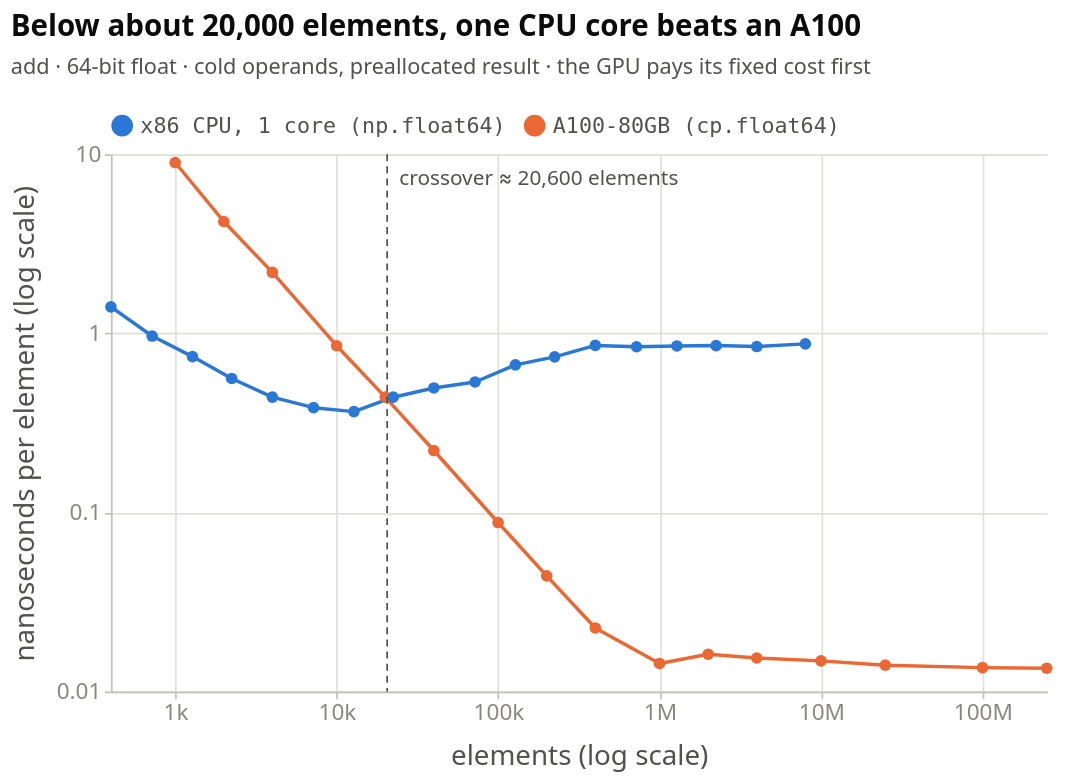

The cell this chart's notebook holds for it:
### Markdown cell above
From 1,000 to 400,000 elements, a 400× range, a CuPy `add` costs
**8.4 µs to 9.3 µs per call**, the same for all three precisions. Across
that whole range the chart is measuring the call, not the GPU.

### Code cell
style.show(figures.cpu_vs_gpu(d))

### Figure 1 — Vega-Lite specification as saved in the notebook (floating-point values rounded to 4 significant figures)
{"config": {"background": "transparent", "font": "Cochineal, system-ui, -apple-system, \"Segoe UI\", sans-serif", "padding": {"left": 6, "right": 18, "top": 6, "bottom": 6}, "view": {"stroke": null, "continuousWidth": 620, "continuousHeight": 300}, "axis": {"labelFont": "Cochineal, system-ui, -apple-system, \"Segoe UI\", sans-serif", "titleFont": "Cochineal, system-ui, -apple-system, \"Segoe UI\", sans-serif", "labelColor": "#898781", "titleColor": "#52514e", "labelFontSize": 12.5, "titleFontSize": 12.5, "titleFontWeight": 500, "titlePadding": 10, "domainColor": "#c3c2b7", "domainWidth": 1, "tickColor": "#c3c2b7", "tickSize": 4, "gridColor": "#e1e0d9", "gridWidth": 1, "gridDash": []}, "legend": {"labelFont": "Cochineal, system-ui, -apple-system, \"Segoe UI\", sans-serif", "titleFont": "Cochineal, system-ui, -apple-system, \"Segoe UI\", sans-serif", "labelColor": "#52514e", "titleColor": "#52514e", "labelFontSize": 12.5, "titleFontSize": 12.5, "titleFontWeight": 500, "symbolType": "circle", "symbolSize": 110, "orient": "top", "direction": "horizontal", "offset": 10, "titlePadding": 10, "labelLimit": 360}, "title": {"font": "Cochineal, system-ui, -apple-system, \"Segoe UI\", sans-serif", "color": "#0b0b0b", "fontSize": 17, "fontWeight": 600, "subtitleFont": "Cochineal, system-ui, -apple-system, \"Segoe UI\", sans-serif", "subtitleColor": "#52514e", "subtitleFontSize": 12.5, "subtitlePadding": 8, "anchor": "start", "offset": 16, "dy": -4}, "header": {"labelFont": "Cochineal, system-ui, -apple-system, \"Segoe UI\", sans-serif", "titleFont": "Cochineal, system-ui, -apple-system, \"Segoe UI\", sans-serif", "labelColor": "#52514e", "titleColor": "#52514e", "labelFontSize": 13, "labelFontWeight": 600, "titleFontSize": 12.5}, "range": {"category": ["#2a78d6", "#eb6834", "#1baf7a"], "heatmap": ["#cde2fb", "#9ec5f4", "#6da7ec", "#3987e5", "#256abf", "#184f95", "#0d366b"], "ramp": ["#cde2fb", "#9ec5f4", "#6da7ec", "#3987e5", "#256abf", "#184f95", "#0d366b"]}, "bar": {"cornerRadiusEnd": 4, "discreteBandSize": 16}, "point": {"size": 100, "filled": true, "stroke": "transparent", "strokeWidth": 2, "opacity": 1}, "line": {"strokeWidth": 2, "strokeCap": "round", "strokeJoin": "round"}, "rule": {"strokeWidth": 1}, "text": {"font": "Cochineal, system-ui, -apple-system, \"Segoe UI\", sans-serif", "fontSize": 12, "color": "#52514e"}}, "layer": [{"data": {"name": "data-003d03e5b2f6e0d77b26981dab5d7754"}, "mark": {"type": "line", "point": {"size": 45}}, "encoding": {"color": {"field": "machine", "legend": {"labelFont": "monospace", "title": null}, "scale": {"domain": ["x86 CPU, 1 core (np.float64)", "A100-80GB (cp.float64)"], "range": ["#2a78d6", "#eb6834"]}, "sort": ["x86 CPU, 1 core (np.float64)", "A100-80GB (cp.float64)"], "type": "nominal"}, "tooltip": [{"field": "machine", "type": "nominal"}, {"field": "elements", "format": ",", "type": "quantitative"}, {"field": "ns_elem", "format": ".4f", "title": "ns / element", "type": "quantitative"}, {"field": "us", "format": ".2f", "title": "µs / call", "type": "quantitative"}], "x": {"axis": {"format": "~s", "labelFontSize": 13, "titleFontSize": 16, "values": [1000, 10000, 100000, 1000000, 10000000, 100000000]}, "field": "elements", "scale": {"nice": false, "type": "log"}, "title": "elements (log scale)", "type": "quantitative"}, "y": {"axis": {"format": "~g", "labelFontSize": 13, "titleFontSize": 16, "values": [0.01, 0.1, 1, 10]}, "field": "ns_elem", "scale": {"type": "log"}, "title": "nanoseconds per element (log scale)", "type": "quantitative"}}}, {"data": {"name": "data-ad95d5b3472036800da1ff871584b02b"}, "mark": {"type": "rule", "color": "#52514e", "strokeDash": [4, 3], "strokeWidth": 1}, "encoding": {"x": {"field": "x", "type": "quantitative"}}}, {"data": {"name": "data-d69d8c896763a9b5b48ee8bf2644a911"}, "mark": {"type": "text", "align": "left", "color": "#52514e", "dx": 7, "fontSize": 12}, "encoding": {"text": {"field": "t", "type": "nominal"}, "x": {"field": "x", "type": "quantitative"}, "y": {"value": 14}}}], "height": 310, "title": {"text": "Below about 20,000 elements, one CPU core beats an A100", "subtitle": "add · 64-bit float · cold operands, preallocated result · the GPU pays its fixed cost first"}, "width": 540, "$schema": "https://vega.github.io/schema/vega-lite/v6.4.1.json", "datasets": {"data-003d03e5b2f6e0d77b26981dab5d7754": [{"machine": "A100-80GB (cp.float64)", "elements": 1000, "ns_elem": 8.99, "us": 8.99, "gbs": 2.67}, {"machine": "A100-80GB (cp.float64)", "elements": 2000, "ns_elem": 4.212, "us": 8.423, "gbs": 5.699}, {"machine": "A100-80GB (cp.float64)", "elements": 4000, "ns_elem": 2.188, "us": 8.752, "gbs": 10.97}, {"machine": "A100-80GB (cp.float64)", "elements": 10000, "ns_elem": 0.8525, "us": 8.525, "gbs": 28.15}, {"machine": "A100-80GB (cp.float64)", "elements": 20000, "ns_elem": 0.4405, "us": 8.809, "gbs": 54.51}, {"machine": "A100-80GB (cp.float64)", "elements": 40000, "ns_elem": 0.2215, "us": 8.861, "gbs": 108.4}, {"machine": "A100-80GB (cp.float64)", "elements": 100000, "ns_elem": 0.08778, "us": 8.778, "gbs": 273.6}, {"machine": "A100-80GB (cp.float64)", "elements": 200000, "ns_elem": 0.0442, "us": 8.841, "gbs": 543.0}, {"machine": "A100-80GB (cp.float64)", "elements": 400000, "ns_elem": 0.02262, "us": 9.049, "gbs": 1061.0}, {"machine": "A100-80GB (cp.float64)", "elements": 1000000, "ns_elem": 0.01434, "us": 14.34, "gbs": 1674.0}, {"machine": "A100-80GB (cp.float64)", "elements": 2000000, "ns_elem": 0.01614, "us": 32.28, "gbs": 1487.0}, {"machine": "A100-80GB (cp.float64)", "elements": 4000000, "ns_elem": 0.01539, "us": 61.55, "gbs": 1560.0}, {"machine": "A100-80GB (cp.float64)", "elements": 10000000, "ns_elem": 0.01482, "us": 148.2, "gbs": 1620.0}, {"machine": "A100-80GB (cp.float64)", "elements": 25000000, "ns_elem": 0.01402, "us": 350.5, "gbs": 1712.0}, {"machine": "A100-80GB (cp.float64)", "elements": 100000000, "ns_elem": 0.01359, "us": 1359.0, "gbs": 1766.0}, {"machine": "A100-80GB (cp.float64)", "elements": 250000000, "ns_elem": 0.01349, "us": 3372.0, "gbs": 1779.0}, {"machine": "x86 CPU, 1 core (np.float64)", "elements": 400, "ns_elem": 1.404, "us": 0.5617, "gbs": 17.09}, {"machine": "x86 CPU, 1 core (np.float64)", "elements": 720, "ns_elem": 0.9658, "us": 0.6954, "gbs": 24.85}, {"machine": "x86 CPU, 1 core (np.float64)", "elements": 1280, "ns_elem": 0.7413, "us": 0.9488, "gbs": 32.38}, {"machine": "x86 CPU, 1 core (np.float64)", "elements": 2240, "ns_elem": 0.5596, "us": 1.253, "gbs": 42.89}, {"machine": "x86 CPU, 1 core (np.float64)", "elements": 4000, "ns_elem": 0.4402, "us": 1.761, "gbs": 54.52}, {"machine": "x86 CPU, 1 core (np.float64)", "elements": 7200, "ns_elem": 0.3844, "us": 2.768, "gbs": 62.43}, {"machine": "x86 CPU, 1 core (np.float64)", "elements": 12800, "ns_elem": 0.3654, "us": 4.677, "gbs": 65.69}, {"machine": "x86 CPU, 1 core (np.float64)", "elements": 22400, "ns_elem": 0.4399, "us": 9.853, "gbs": 54.56}, {"machine": "x86 CPU, 1 core (np.float64)", "elements": 40000, "ns_elem": 0.4952, "us": 19.81, "gbs": 48.48}, {"machine": "x86 CPU, 1 core (np.float64)", "elements": 72000, "ns_elem": 0.5349, "us": 38.51, "gbs": 44.88}, {"machine": "x86 CPU, 1 core (np.float64)", "elements": 128000, "ns_elem": 0.6664, "us": 85.3, "gbs": 36.01}, {"machine": "x86 CPU, 1 core (np.float64)", "elements": 224000, "ns_elem": 0.739, "us": 165.5, "gbs": 32.48}, {"machine": "x86 CPU, 1 core (np.float64)", "elements": 400000, "ns_elem": 0.8561, "us": 342.4, "gbs": 28.03}, {"machine": "x86 CPU, 1 core (np.float64)", "elements": 720000, "ns_elem": 0.8412, "us": 605.7, "gbs": 28.53}, {"machine": "x86 CPU, 1 core (np.float64)", "elements": 1280000, "ns_elem": 0.8498, "us": 1088.0, "gbs": 28.24}, {"machine": "x86 CPU, 1 core (np.float64)", "elements": 2240000, "ns_elem": 0.854, "us": 1913.0, "gbs": 28.11}, {"machine": "x86 CPU, 1 core (np.float64)", "elements": 4000000, "ns_elem": 0.8438, "us": 3375.0, "gbs": 28.44}, {"machine": "x86 CPU, 1 core (np.float64)", "elements": 8000000, "ns_elem": 0.8729, "us": 6983.0, "gbs": 27.5}], "data-ad95d5b3472036800da1ff871584b02b": [{"x": 20560.0}], "data-d69d8c896763a9b5b48ee8bf2644a911": [{"x": 20560.0, "t": "crossover ≈ 20,600 elements"}]}}
